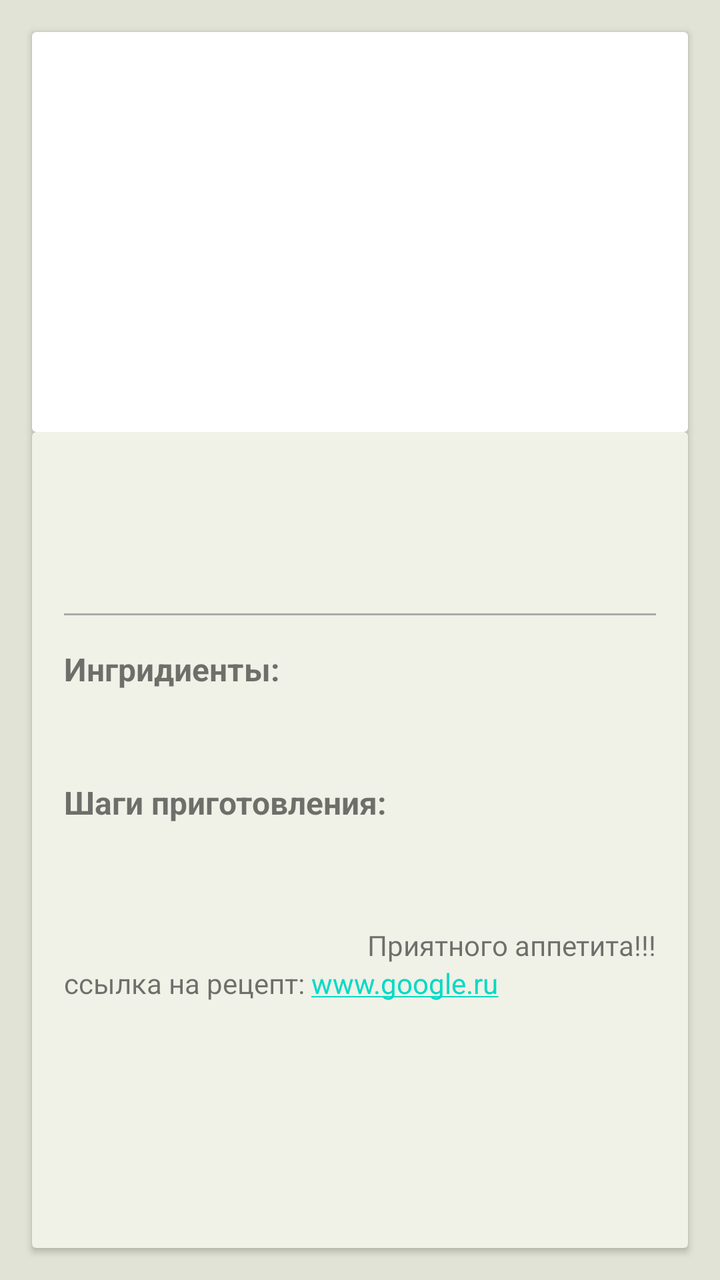
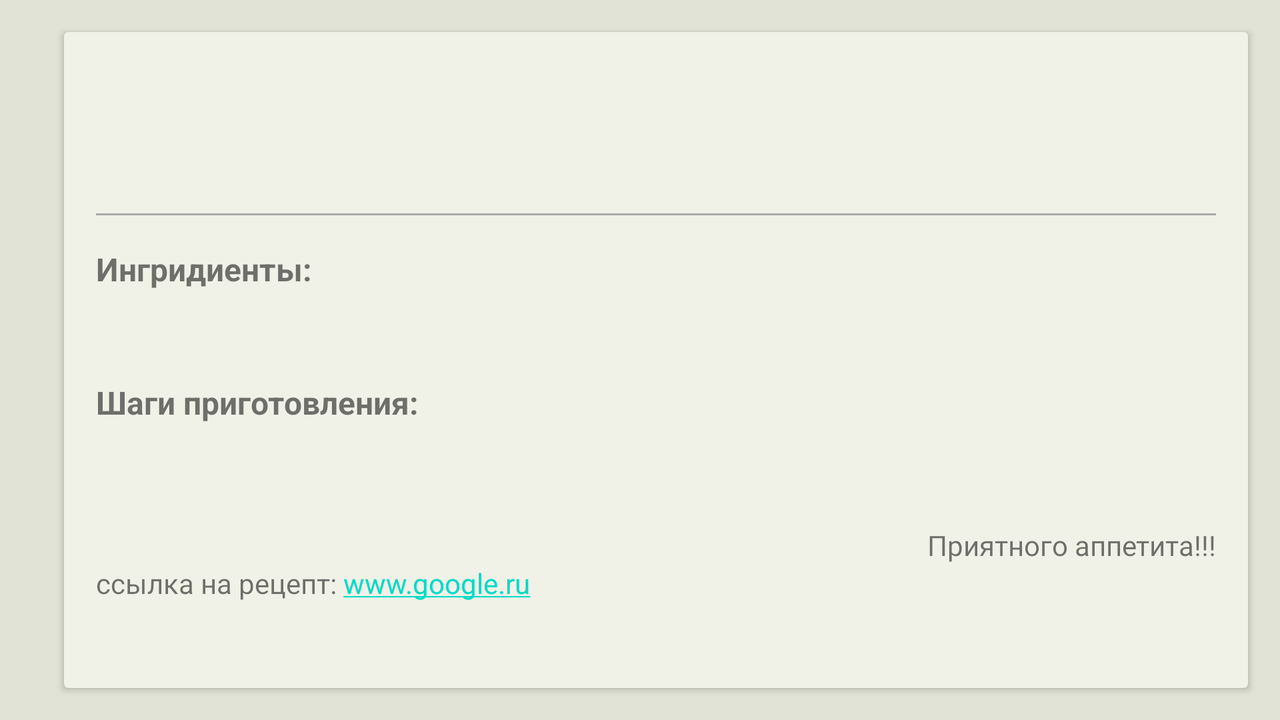

One screen, two layout resources from the same app: the default and the repository's alternative for another configuration. Each is rendered where Android would select it; the XML of both is given below.
<!-- AndroidManifest.xml: application theme Theme.Tajik_recype -->
<!-- res/layout/fragment_main_recipe_detail.xml -->
<?xml version="1.0" encoding="utf-8"?>
<androidx.constraintlayout.widget.ConstraintLayout xmlns:android="http://schemas.android.com/apk/res/android"
    xmlns:tools="http://schemas.android.com/tools"
    android:layout_width="match_parent"
    android:layout_height="match_parent"
    android:background="@color/start_background"
    xmlns:app="http://schemas.android.com/apk/res-auto"
    tools:context=".sreens.main_course.MainRecipeDetailFragment">

    <androidx.cardview.widget.CardView
        android:id="@+id/main_card_view"
        android:layout_width="0dp"
        android:layout_height="200dp"

        android:layout_marginStart="16dp"
        android:layout_marginTop="16dp"
        android:layout_marginEnd="16dp"
        app:layout_constraintEnd_toEndOf="parent"
        app:layout_constraintHorizontal_bias="0.0"
        app:layout_constraintStart_toStartOf="parent"
        app:layout_constraintTop_toTopOf="parent">

        <ImageView
            android:id="@+id/food_image"
            android:layout_width="match_parent"
            android:layout_height="match_parent"
            android:layout_margin="0dp"
            android:adjustViewBounds="true"
            android:padding="0dp"
            tools:src="@tools:sample/backgrounds/scenic"
            android:scaleType="fitXY"
            android:layout_marginTop="16dp"
            app:layout_constraintLeft_toLeftOf="parent"
            app:layout_constraintRight_toRightOf="parent"
            app:layout_constraintTop_toTopOf="parent" />


    </androidx.cardview.widget.CardView>

    <androidx.cardview.widget.CardView
        android:id="@+id/first2_card_view"
        android:layout_width="0dp"
        android:layout_height="0dp"
        android:backgroundTint="@color/detail_color"
        android:layout_marginStart="16dp"
        android:layout_marginEnd="16dp"
        android:layout_marginBottom="16dp"
        app:layout_constraintBottom_toBottomOf="parent"
        app:layout_constraintEnd_toEndOf="parent"
        app:layout_constraintStart_toStartOf="parent"
        app:layout_constraintTop_toBottomOf="@+id/main_card_view">
<ScrollView
    android:layout_width="match_parent"
    android:layout_height="match_parent">
        <androidx.constraintlayout.widget.ConstraintLayout
            android:layout_width="match_parent"
            android:layout_height="wrap_content">

        <TextView
            android:id="@+id/main_food_title"
            android:layout_width="match_parent"
            android:layout_height="wrap_content"
            android:layout_marginStart="16dp"
            android:layout_marginTop="20dp"
            android:layout_marginEnd="16dp"
            android:textColor="#000"
            android:textSize="22sp"
            android:gravity="center"
            android:fontFamily="@font/amore_ctt"
            android:textColorHint="@color/title"
            app:layout_constraintEnd_toEndOf="parent"
            app:layout_constraintStart_toStartOf="parent"
            app:layout_constraintTop_toTopOf="parent"  />

            <TextView
                android:id="@+id/descriptionTV1"
                android:layout_width="match_parent"
                android:layout_height="wrap_content"
                android:layout_marginStart="16dp"
                android:layout_marginTop="5dp"
                android:layout_marginEnd="16dp"
                android:textSize="15sp"

                app:layout_constraintEnd_toEndOf="parent"
                app:layout_constraintStart_toStartOf="parent"
                app:layout_constraintTop_toBottomOf="@+id/main_food_title" />

            <View
                android:id="@+id/line1"
                android:layout_width="match_parent"
                android:layout_height="1dp"
                android:layout_marginStart="16dp"
                android:layout_marginEnd="16dp"
                android:layout_marginTop="16dp"
                android:layout_marginBottom="16dp"
                app:layout_constraintStart_toStartOf="parent"
                app:layout_constraintEnd_toEndOf="parent"
                app:layout_constraintTop_toBottomOf="@+id/descriptionTV1"
                android:background="@android:color/darker_gray"/>

            <TextView
                android:id="@+id/ingredients_tv"
                android:layout_width="match_parent"
                app:layout_constraintStart_toStartOf="parent"
                app:layout_constraintEnd_toEndOf="parent"
                app:layout_constraintTop_toBottomOf="@+id/line1"
                android:text="Ингридиенты:"
                android:layout_marginTop="16dp"
                android:layout_marginStart="16dp"
                android:textSize="16sp"
                android:textStyle="bold"
                android:layout_height="wrap_content"/>

            <TextView
                android:id="@+id/ingredients"
                android:layout_width="match_parent"
                android:layout_height="wrap_content"
                android:layout_marginStart="16dp"
                android:layout_marginTop="10dp"
                android:layout_marginEnd="16dp"
                app:layout_constraintStart_toStartOf="parent"
                app:layout_constraintEnd_toEndOf="parent"
                app:layout_constraintTop_toBottomOf="@+id/ingredients_tv"/>

            <TextView
                android:id="@+id/steps_title"
                android:layout_width="match_parent"
                android:layout_height="wrap_content"
                android:layout_marginTop="16dp"
                android:layout_marginStart="16dp"
                android:text="Шаги приготовления:"
                app:layout_constraintStart_toStartOf="parent"
                app:layout_constraintEnd_toEndOf="parent"
                app:layout_constraintTop_toBottomOf="@+id/ingredients"
                android:textSize="16sp"
                android:textStyle="bold"/>

            <TextView
                android:id="@+id/steps"
                android:layout_width="match_parent"
                android:layout_height="wrap_content"
                app:layout_constraintStart_toStartOf="parent"
                app:layout_constraintEnd_toEndOf="parent"
                app:layout_constraintTop_toBottomOf="@+id/steps_title"
                android:layout_margin="16dp"

                />

            <TextView
                android:id="@+id/bon_appetit"
                android:layout_width="match_parent"
                android:layout_height="wrap_content"
                android:text="Приятного аппетита!!!"
                android:gravity="right"
                android:layout_margin="16dp"
                android:fontFamily="@font/amore_ctt"
                android:textColorHint="@color/text_color2"
                app:layout_constraintStart_toStartOf="parent"
                app:layout_constraintEnd_toEndOf="parent"
                app:layout_constraintTop_toBottomOf="@+id/steps"

                />


            <TextView
                android:id="@+id/link"
                android:layout_width="fill_parent"
                android:layout_height="wrap_content"
                android:layout_marginStart="16dp"
                android:layout_marginBottom="16dp"
                android:text="ссылка на рецепт: www.google.ru"
                app:layout_constraintStart_toStartOf="parent"
                app:layout_constraintEnd_toEndOf="parent"
                app:layout_constraintTop_toBottomOf="@+id/bon_appetit"
                app:layout_constraintBottom_toBottomOf="parent"
                android:autoLink="all"
                android:textSize="14dp"
                />
        </androidx.constraintlayout.widget.ConstraintLayout>
</ScrollView>

    </androidx.cardview.widget.CardView>

</androidx.constraintlayout.widget.ConstraintLayout>
<!-- resources referenced by this layout -->
<resources>
  <color name="detail_color">#f0f1e7</color>
  <color name="start_background">#e0e3d5</color>
  <color name="text_color2">#82887c</color>
  <color name="title">#3c6b6c</color>
  <style name="Theme.Tajik_recype" parent="Theme.MaterialComponents.DayNight.NoActionBar">
          
          <item name="colorPrimary">@color/purple_500</item>
  
          <item name="colorPrimaryVariant">@color/teal_200</item>
          <item name="colorOnPrimary">@color/White</item>
          
          <item name="colorSecondary">@color/teal_200</item>
          <item name="colorSecondaryVariant">@color/teal_700</item>
          <item name="colorOnSecondary">@color/black</item>
          
          <item name="android:statusBarColor" tools:targetApi="l">?attr/colorPrimaryVariant</item>
          
      </style>
  <color name="purple_500">#FF6200EE</color>
  <color name="teal_200">#FF03DAC5</color>
  <color name="White">#FFFFFF</color>
  <color name="teal_700">#FF018786</color>
  <color name="black">#FF000000</color>
</resources>
<!-- res/layout-land/fragment_main_recipe_detail.xml (the repository's variant of the layout above) -->
<!-- drawn on the phone turned sideways -->
<?xml version="1.0" encoding="utf-8"?>
<androidx.constraintlayout.widget.ConstraintLayout xmlns:android="http://schemas.android.com/apk/res/android"
    xmlns:app="http://schemas.android.com/apk/res-auto"
    xmlns:tools="http://schemas.android.com/tools"
    android:background="@color/start_background"
    android:layout_width="match_parent"
    android:layout_height="match_parent">

    <androidx.cardview.widget.CardView
        android:id="@+id/main_card_view"
        android:layout_width="wrap_content"
        android:layout_height="200dp"
        android:padding="16dp"
        app:cardCornerRadius="10dp"
        android:layout_marginStart="16dp"
        android:layout_marginEnd="26dp"
        android:backgroundTint="@color/detail_color"
        app:layout_constraintBottom_toBottomOf="parent"
        app:layout_constraintEnd_toEndOf="parent"
        app:layout_constraintHorizontal_bias="0.0"
        app:layout_constraintStart_toStartOf="parent"
        app:layout_constraintTop_toTopOf="parent">

        <ImageView
            android:id="@+id/food_image"
            android:layout_width="wrap_content"
            android:layout_height="match_parent"
            android:paddingBottom="16dp"
            android:layout_margin="0dp"
            android:layout_marginTop="16dp"
            android:adjustViewBounds="true"
            android:padding="0dp"
            android:scaleType="fitXY"
            app:layout_constraintLeft_toLeftOf="parent"
            app:layout_constraintRight_toRightOf="parent"
            app:layout_constraintTop_toTopOf="parent"
            tools:src="@tools:sample/backgrounds/scenic" />

    </androidx.cardview.widget.CardView>

    <androidx.cardview.widget.CardView
        android:id="@+id/first2_card_view"
        android:layout_width="0dp"
        android:layout_height="0dp"
        android:layout_marginEnd="16dp"
        android:backgroundTint="@color/detail_color"
        android:layout_margin="16dp"
        app:layout_constraintBottom_toBottomOf="parent"
        app:layout_constraintEnd_toEndOf="parent"
        app:layout_constraintStart_toEndOf="@+id/main_card_view"
        app:layout_constraintTop_toTopOf="parent">

        <ScrollView
            android:layout_width="match_parent"
            android:layout_height="match_parent">

            <androidx.constraintlayout.widget.ConstraintLayout
                android:layout_width="match_parent"
                android:layout_height="wrap_content">

                <TextView
                    android:id="@+id/main_food_title"
                    android:layout_width="match_parent"
                    android:layout_height="wrap_content"
                    android:layout_marginStart="16dp"
                    android:layout_marginTop="20dp"
                    android:layout_marginEnd="16dp"
                    android:gravity="center"
                    android:textColor="#000"
                    android:textColorHint="@color/title"
                    android:textSize="22sp"
                    app:layout_constraintEnd_toEndOf="parent"
                    app:layout_constraintStart_toStartOf="parent"
                    app:layout_constraintTop_toTopOf="parent" />

                <TextView
                    android:id="@+id/descriptionTV1"
                    android:layout_width="match_parent"
                    android:layout_height="wrap_content"
                    android:layout_marginStart="16dp"
                    android:layout_marginTop="5dp"
                    android:layout_marginEnd="16dp"
                    android:textSize="15sp"
                    app:layout_constraintEnd_toEndOf="parent"
                    app:layout_constraintStart_toStartOf="parent"
                    app:layout_constraintTop_toBottomOf="@+id/main_food_title" />

                <View
                    android:id="@+id/line1"
                    android:layout_width="match_parent"
                    android:layout_height="1dp"
                    android:layout_marginStart="16dp"
                    android:layout_marginTop="16dp"
                    android:layout_marginEnd="16dp"
                    android:layout_marginBottom="16dp"
                    android:background="@android:color/darker_gray"
                    app:layout_constraintEnd_toEndOf="parent"
                    app:layout_constraintStart_toStartOf="parent"
                    app:layout_constraintTop_toBottomOf="@+id/descriptionTV1" />

                <TextView
                    android:id="@+id/ingredients_tv"
                    android:layout_width="match_parent"
                    app:layout_constraintStart_toStartOf="parent"
                    app:layout_constraintEnd_toEndOf="parent"
                    app:layout_constraintTop_toBottomOf="@+id/line1"
                    android:text="Ингридиенты:"
                    android:layout_marginTop="16dp"
                    android:layout_marginStart="16dp"
                    android:textSize="16sp"
                    android:textStyle="bold"
                    android:layout_height="wrap_content"/>

                <TextView
                    android:id="@+id/ingredients"
                    android:layout_width="match_parent"
                    android:layout_height="wrap_content"
                    android:layout_marginStart="16dp"
                    android:layout_marginTop="10dp"
                    android:layout_marginEnd="16dp"
                    app:layout_constraintEnd_toEndOf="parent"
                    app:layout_constraintStart_toStartOf="parent"
                    app:layout_constraintTop_toBottomOf="@+id/ingredients_tv" />

                <TextView
                    android:id="@+id/steps_title"
                    android:layout_width="match_parent"
                    android:layout_height="wrap_content"
                    android:layout_marginStart="16dp"
                    android:layout_marginTop="16dp"
                    android:text="Шаги приготовления:"
                    android:textSize="16sp"
                    android:textStyle="bold"
                    app:layout_constraintEnd_toEndOf="parent"
                    app:layout_constraintStart_toStartOf="parent"
                    app:layout_constraintTop_toBottomOf="@+id/ingredients" />

                <TextView
                    android:id="@+id/steps"
                    android:layout_width="match_parent"
                    android:layout_height="wrap_content"
                    android:layout_margin="16dp"

                    app:layout_constraintEnd_toEndOf="parent"
                    app:layout_constraintStart_toStartOf="parent"
                    app:layout_constraintTop_toBottomOf="@+id/steps_title" />

                <TextView
                    android:id="@+id/bon_appetit"
                    android:layout_width="match_parent"
                    android:layout_height="wrap_content"
                    android:layout_margin="16dp"
                    android:fontFamily="@font/amore_ctt"
                    android:gravity="right"
                    android:text="Приятного аппетита!!!"
                    android:textColorHint="@color/text_color2"
                    app:layout_constraintEnd_toEndOf="parent"
                    app:layout_constraintStart_toStartOf="parent"
                    app:layout_constraintTop_toBottomOf="@+id/steps"

                    />


                <TextView
                    android:id="@+id/link"
                    android:layout_width="fill_parent"
                    android:layout_height="wrap_content"
                    android:layout_marginStart="16dp"
                    android:layout_marginBottom="16dp"
                    android:autoLink="all"
                    android:text="ссылка на рецепт: www.google.ru"
                    android:textSize="14sp"
                    app:layout_constraintBottom_toBottomOf="parent"
                    app:layout_constraintEnd_toEndOf="parent"
                    app:layout_constraintStart_toStartOf="parent"
                    app:layout_constraintTop_toBottomOf="@+id/bon_appetit" />
            </androidx.constraintlayout.widget.ConstraintLayout>
        </ScrollView>

    </androidx.cardview.widget.CardView>

</androidx.constraintlayout.widget.ConstraintLayout>
